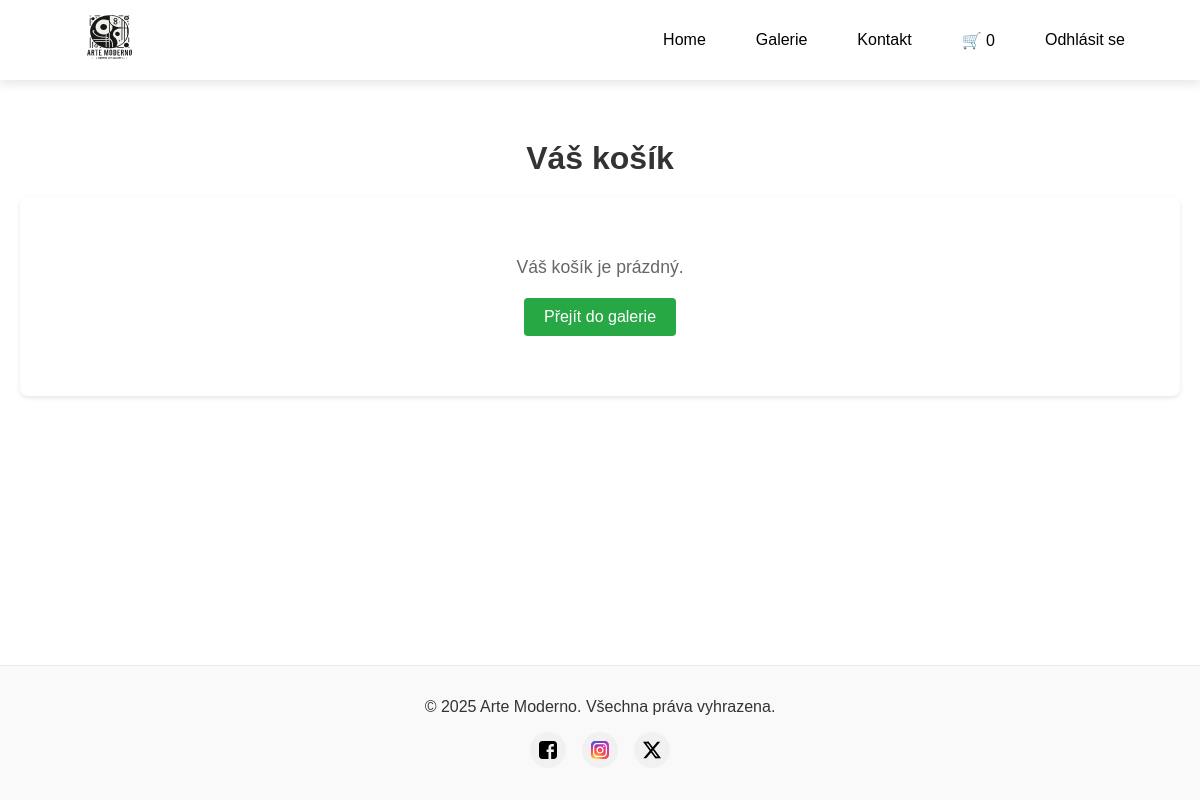
/cart/view (signed in), run on an earlier commit of the app's database.
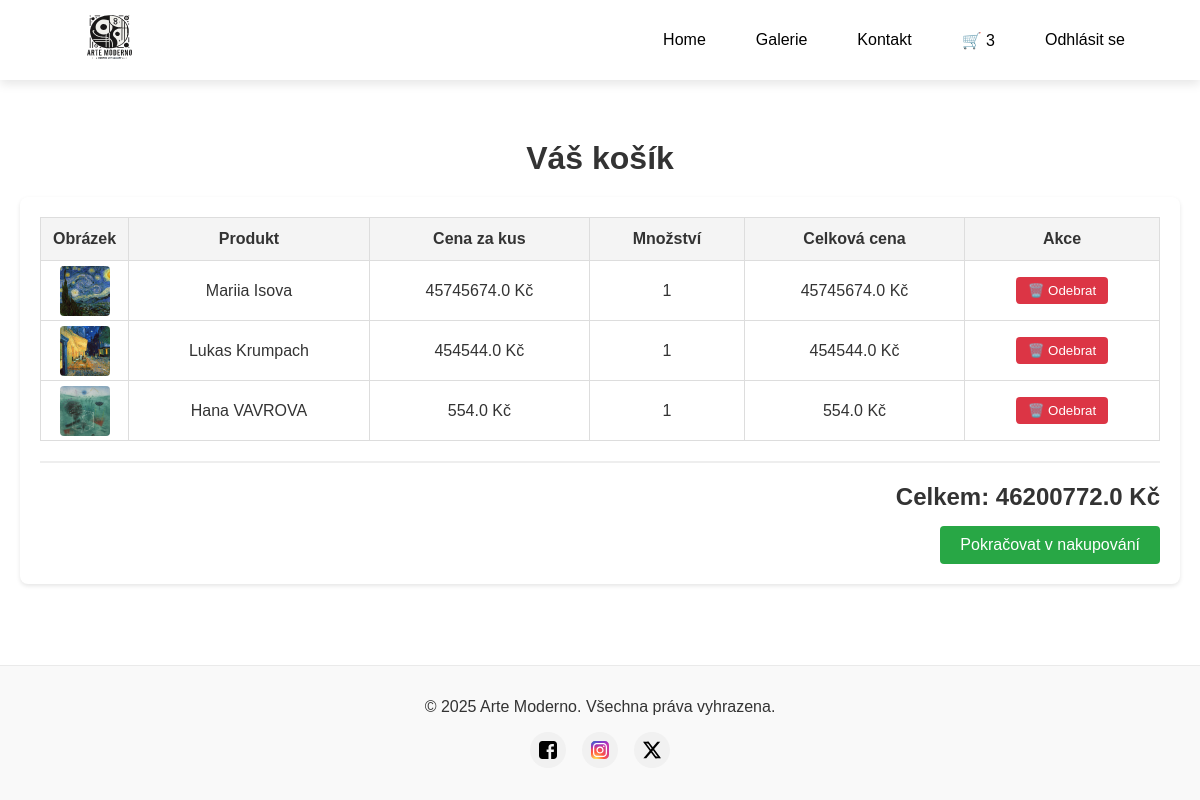
And on a later commit of the database.
### app/models.py (models this page shows, shortened)
class CartItem(db.Model):
    id = db.Column(db.Integer, primary_key=True)
    user_id = db.Column(db.Integer, db.ForeignKey('user.id'), nullable=False)
    product_id = db.Column(db.Integer, db.ForeignKey('product.id', ondelete="CASCADE"), nullable=False)
    quantity = db.Column(db.Integer, default=1, nullable=False)
    product = db.relationship('Product', backref=db.backref('cart_items', cascade='all, delete'))

class Product(db.Model):
    id = db.Column(db.Integer, primary_key=True)
    position_id = db.Column(db.Integer, unique=True, nullable=False)
    name = db.Column(db.String(150), nullable=False)
    description = db.Column(db.Text, nullable=True)
    price = db.Column(db.Float, nullable=False)
    image_filename = db.Column(db.String(300), nullable=True)  # Název souboru obrázku
    stock = db.Column(db.Integer, nullable=False, default=0)
    created_at = db.Column(db.DateTime, default=datetime.utcnow)

### app/views/cart_routes.py (the view)
@cart.route('/view', methods=['GET'])
@login_required
def view_cart():
    orphaned_items = CartItem.query.filter(~CartItem.product.has()).all()
    for item in orphaned_items:
        db.session.delete(item)
    db.session.commit()
    cart_items = CartItem.query.filter_by(user_id=current_user.id).all()
    total_price = sum(item.product.price * item.quantity for item in cart_items)
    return render_template('cart.html', cart_items=cart_items, total_price=total_price)

### app/templates/cart.html (shortened to what this page needs)
{% extends "layout.html" %} {% block title %}Košík{% endblock %} {% block
content %}
<div class="cart-wrapper">
  <h1>Váš košík</h1>
  <div class="cart-container">
    {% if cart_items %}
    <table class="cart-table">
      <thead>
        <tr>
          <th>Obrázek</th>
          <th>Produkt</th>
          <th>Cena za kus</th>
          <th>Množství</th>
          <th>Celková cena</th>
          <th>Akce</th>
        </tr>
      </thead>
      <tbody>
        {% for item in cart_items %}
        <tr class="cart-item-row" data-product-id="{{ item.product.id }}">
          <td class="image-cell">
            {% if item.product.image_filename %}
            <div class="image-container">
              <img
                src="{{ url_for('static', filename='uploads/' ~ item.product.image_filename) }}"
                alt="{{ item.product.name }}"
                class="product-thumbnail"
              />
            </div>
            {% else %}
            <div class="image-container no-image">
              <span>Žádný obrázek</span>
            </div>
            {% endif %}
          </td>
          <td>{{ item.product.name }}</td>
          <td>{{ item.product.price }} Kč</td>
          <td>{{ item.quantity }}</td>
          <td>{{ item.product.price * item.quantity }} Kč</td>
          <td>
            <button
              class="remove-from-cart btn-delete"
              data-product-id="{{ item.product.id }}"
            >
              🗑️ Odebrat
            </button>
          </td>
        </tr>
        {% endfor %}
      </tbody>
    </table>
    <div class="cart-summary">
      <h2>Celkem: {{ total_price }} Kč</h2>
      <a href="{{ url_for('views.galerie') }}" class="btn-continue"
        >Pokračovat v nakupování</a
      >
    </div>
    {% else %}
    <div class="empty-cart">
      <p>Váš košík je prázdný.</p>
      <a href="{{ url_for('views.galerie') }}" class="btn-continue"
        >Přejít do galerie</a
      >
    </div>
    {% endif %}
  </div>
</div>
{% endblock %}

What changed in the data, as far as the page shows it:
added CartItem: image_filename (picture), product.name "Mariia Isova", product.price "45745674.0", quantity "1", item.product.price*item.quantity "45745674.0"
added CartItem: image_filename (picture), product.name "Lukas Krumpach", product.price "454544.0", quantity "1", item.product.price*item.quantity "454544.0"
added CartItem: image_filename (picture), product.name "Hana VAVROVA", product.price "554.0", quantity "1", item.product.price*item.quantity "554.0"
Also different on the page:
{{ cart_item_count }}: "0" → "3"
{{ total_price }}: (not shown) → "46200772.0"
text no longer shown: "Váš košík je prázdný. Přejít do galerie"
text now shown: "Obrázek Produkt Cena za kus Množství Celková cena Akce Celkem: Kč Pokračovat v nakupování"
